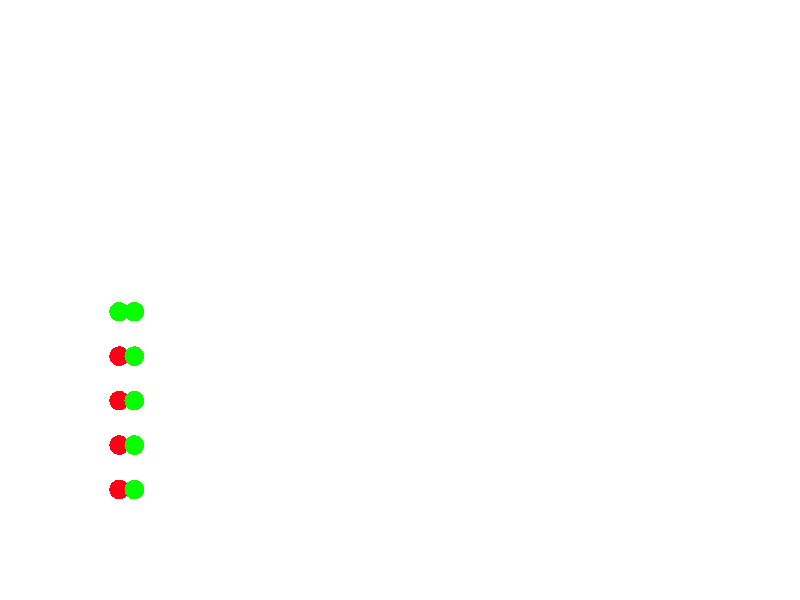

MATLAB code for this plot: (Note: this script raises an error after producing the figure.)
% f = figure('name','Sample path');
% stairs(timevals(1:t0),sumStates(1:t0), 'r-','linewidth',3)
% hold all
% arbtp = [1; sort(1+round((t0-1)*rand(12,1))); t0];
% plot(timevals(arbtp),sumStates(arbtp), 'bo-','linewidth',2)
% set(gca,'xtick',[])
% 
% 
% N= 50;
% for kk = 0:N
% Pst(kk+1) = (2^(-N))*nchoosek(N,kk);
% end
% 
% f= figure;
% bar(0:N, Pst)
% 
% export_fig P50  -r600 -eps  -painters
%% General params
Npl = 10;
Copies = 20;
Perc = 0.4;
%% N plants

[X Y] = meshgrid(1:2,1:(Npl/2));
CU = logical(Y<=Perc*Npl).*logical(X<2);
f = figure;
% scatter(X(:),Y(:),200,Cv,'filled')
scatter(X(:),Y(:),200,CU(:),'filled')
colormap(hsv)
caxis([-0.5 1])
set(gca,'xlim',[0 2*Copies+1],'ylim',[0 Npl+1], 'xtick',[], 'ytick',[],...
    'xcolor','w','ycolor','w')
fig(f,'width',2*Copies,'height',Npl)
export_fig PlantsFr -eps -painters 

%% ReadsOrd
[X Y] = meshgrid(1:Copies,1:Npl);
CU = logical(Y<=Perc*Npl);
% Cv = bsxfun(@times,CU(:),[0.498 1 0]) + bsxfun(@times,~CU(:),[1 0 0]);
f = figure;
% scatter(X(:),Y(:),200,Cv,'filled')
scatter(X(:),Y(:),200,CU(:),'filled')
colormap(hsv)
caxis([-0.5 1])
set(gca,'xlim',[0 Copies+1],'ylim',[0 Npl+1], 'xtick',[], 'ytick',[],...
    'xcolor','w','ycolor','w')
fig(f,'width',Copies,'height',Npl)
export_fig ReadsOrd   -eps -painters 
% exportfig(f,'ReadsOrd.eps','Format','eps','Color' ,'rgb','height',10);

%% ReadsMix
randseq = randperm((Copies*Npl));
% C = logical(round(rand(Copies,Npl)./Perc));
C = reshape(CU(randseq),Npl,Copies);

%Cv = bsxfun(@times,C(:),[0.498 1 0]) + bsxfun(@times,~C(:),[1 0 0]);

%% ReadsMixSub
f = figure;
scatter(X(:),Y(:),200,C(:),'filled')
%scatter(X(:),Y(:),200,C(:),'filled')
set(gca,'xlim',[0 Copies+1],'ylim',[0 Npl+1], 'xtick',[], 'ytick',[],...
    'xcolor','w','ycolor','w')
colormap(hsv)
caxis([-0.5 1])
fig(f,'width',Copies,'height',Npl)
export_fig ReadsMix  -r600 -eps  -painters

S = logical((X(:)-Copies/2).^2+(Y(:)-Npl/2).^2<=3.6);
f = figure;
scatter(X(:),Y(:),200*(S+0.001),C(:),'filled')
set(gca,'xlim',[0 Copies+1],'ylim',[0 Npl+1], 'xtick',[], 'ytick',[],...
    'xcolor','w','ycolor','w')
colormap(hsv)
caxis([-0.5 1])
fig(f,'width',Copies,'height',Npl)
export_fig ReadsMixSub  -r600 -eps  -painters


sum(C(:))./length(C(:))
sum(S)
sum(C(:).*S)


